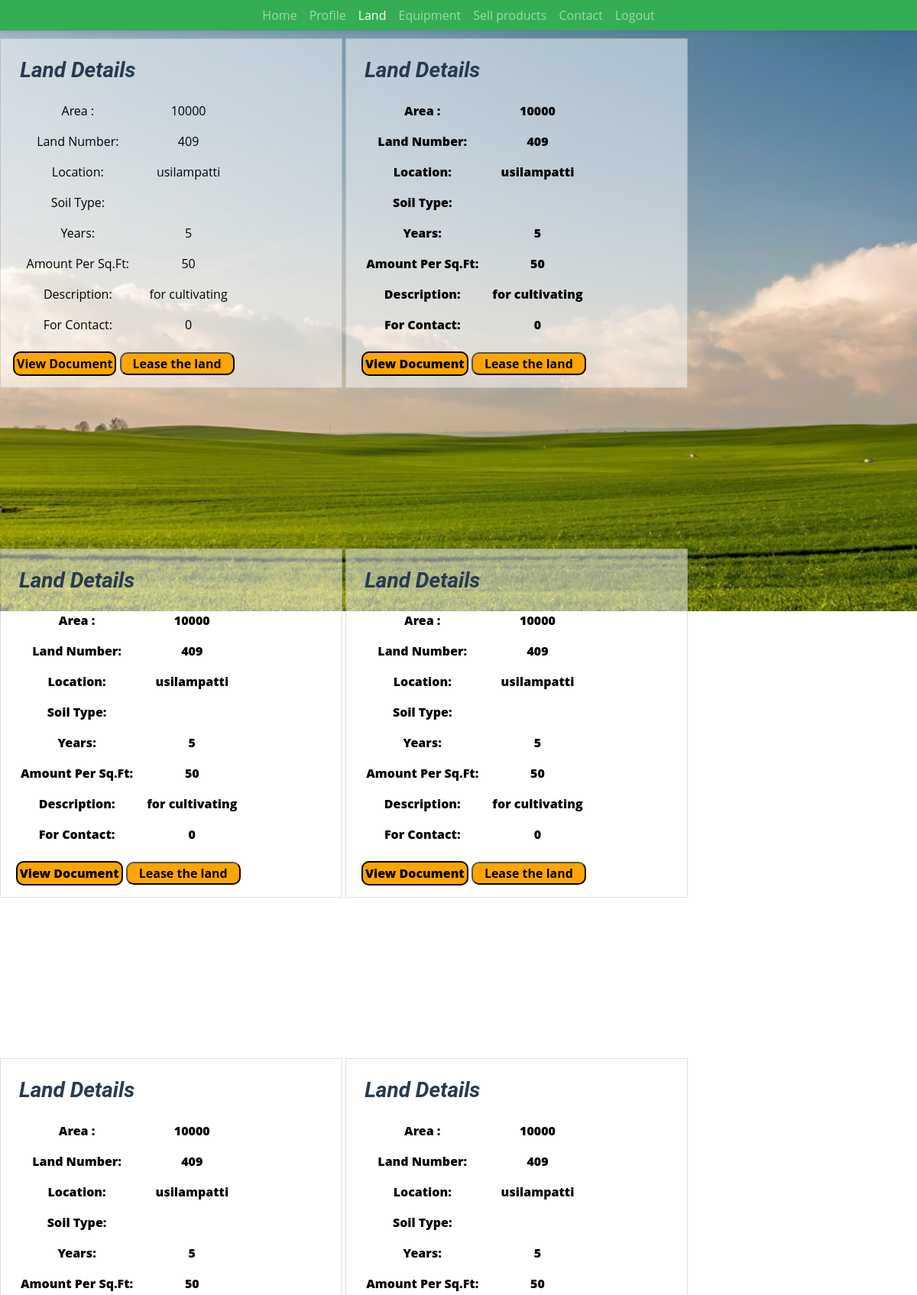
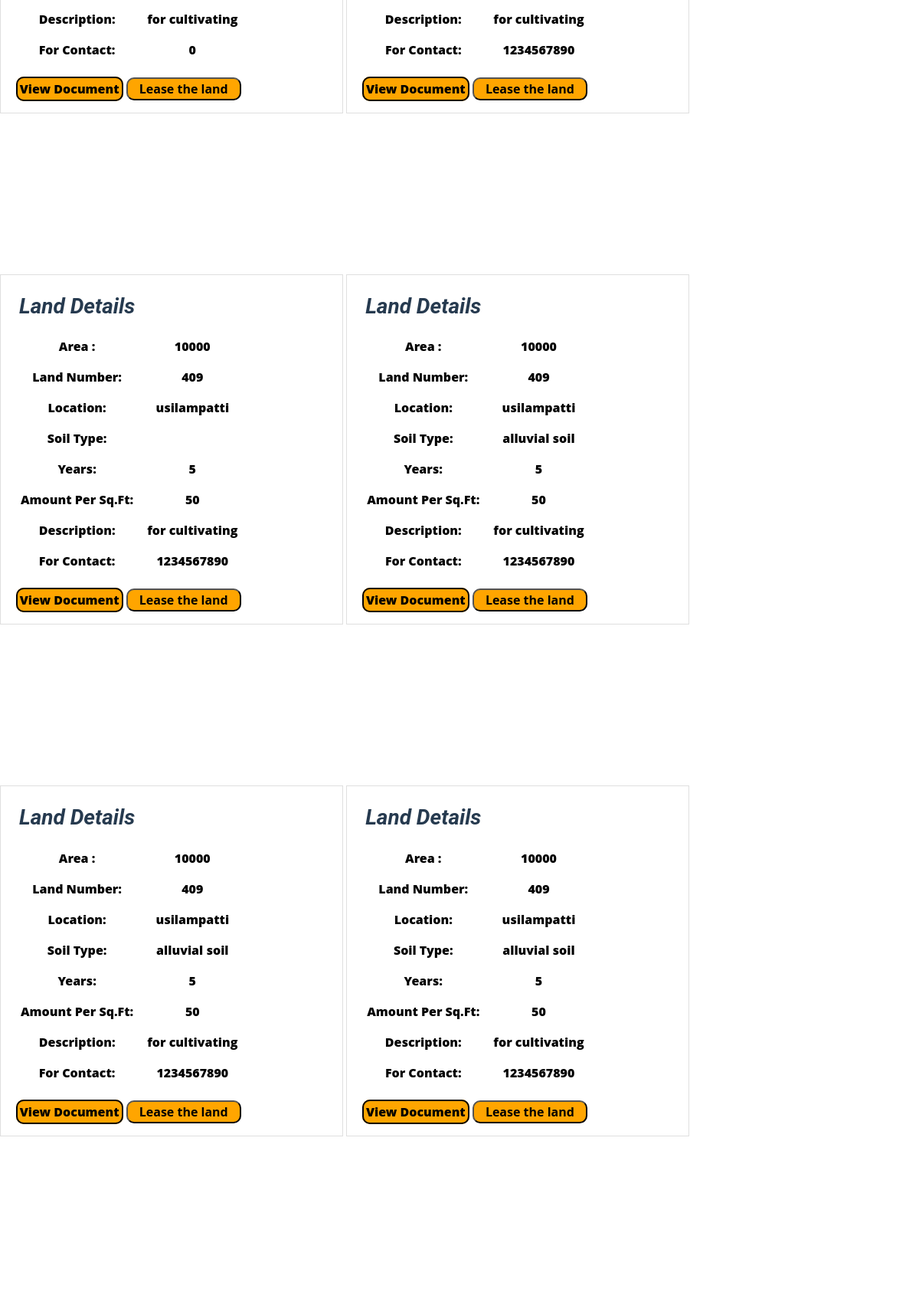
The app's page /farmerland.php (upper part) with its own data (2 pictures, top to bottom).
### tables this page shows
CREATE TABLE `productsfarmer` (
  `plot_id` int(100) NOT NULL,
  `area` varchar(30) NOT NULL,
  `plotnumber` int(100) NOT NULL,
  `Location` varchar(100) NOT NULL,
  `Soiltype` varchar(50) NOT NULL,
  `Amount` int(5) NOT NULL,
  `years` float NOT NULL,
  `description` varchar(250) NOT NULL,
  `document` varchar(100) NOT NULL,
  `user_id` int(100) NOT NULL,
  `Mobile` int(10) NOT NULL
);

### farmerland.php (the view, shortened to what this page needs)
<?php
   include './includes/dbconfig.php';
   ?>
<!DOCTYPE html>
<html lang="en">
<head>
    <link href="css/bootstrap.min.css" rel="stylesheet">
    <link href="css/design.css" rel="stylesheet">
</head>
<body style="background-image: url('./images/agriland.jpg');">
<nav class="navbar navbar-expand-lg bg-primary navbar-dark shadow-sm py-3 py-lg-0 px-3 px-lg-5" id="home">
      <div class="collapse navbar-collapse" id="navbarCollapse">
          <div class="navbar-nav mx-auto py-0">
              <a href="farmer.php" class="nav-item nav-link ">Home</a>
              <a href="" class="nav-item nav-link ">Profile</a>
              <a href="farmerland.php" class="nav-item nav-link active">Land</a>
              <a href="farmerequipment.php" class="nav-item nav-link ">Equipment</a>
              <a href="cultiproduct.php" class="nav-item nav-link ">Sell products</a>
              <a href="farmercontact.php" class="nav-item nav-link ">Contact</a>
              <a href="login.php" class="nav-item nav-link ">Logout</a>
          </div>
      </div>
  </nav>
    <div class="products">
        <div class="box-container">
            <form action="" method="post">
            <?php
                   $select = mysqli_query($conn, "select * from productsfarmer");
                   if (mysqli_num_rows($select) > 0) {
                       while ($row = mysqli_fetch_array($select)) {
                   ?>
                        <div class="card opacity-100 " style="width: 28rem; margin-top: 10px; margin-bottom: 200px; display:inline-block;    background-color:rgba(255, 255, 255, 0.5);">
                            <div class="card-body text-center" style="display:inline-block">
                                <table class="table  table-hover table-borderless" style="color:black;">
                                    <tr>
                                        <th>
                                            <h3><i>Land Details</i></h3>
                                        </th>
                                    </tr>
                                    <tr>
                                        <td>
                                            <div>Area :
                                        </td>
                                        <td><?php echo $row['area'] ?>
                            </div>
                            <tr>
                                <td>
                                    <div>Land Number:
                                </td>
                                <td><?php echo $row['plotnumber'] ?>
                        </div>
                        <tr>
                            <td>
                                <div>Location:
                            </td>
                            <td><?php echo $row['Location'] ?>
        </div>
        </td>
        </tr>
        <tr>
            <td>
                <div>Soil Type:
            </td>
            <td><?php echo $row['Soiltype'] ?>
    </div>
    </td>
    </tr>
    <tr>
        <td>
            <div>Years:
        </td>
        <td><?php echo $row['years'] ?>
        </td>
    </tr>
    <tr>
        <td>
            <div>Amount Per Sq.Ft:
        </td>
        <td><?php echo $row['Amount'] ?>
        </td>
    </tr>
    <tr>
        <td>
            <div>Description:
        </td>
        <td><?php echo $row['description'] ?></div>
        </td>
    </tr>
    <tr>
        <td>
            <div>For Contact:
        </td>
        <td><?php echo $row['Mobile'] ?></div>
        </td>
    </tr>
    <a href="uploadedfile/<?php echo $row['document']; ?>" style="width: 100px; color:black; padding:3px; background-color:orange; border-radius: 10px; border:2px solid black;"><b>View Document<b></a>
    <button type="submit"  style="width: 150px; background-color:orange; border-radius: 10px;"><b>Lease the land</b></button>
<?php }
                   } ?>
</body>
</html>

### css/design.css (style rules this page uses)
:root { --primary: #0d0e0d; --secondary: #FF9933; --light: #F6FFF2; --dark: #263A4F; }

### farmerland.php (style rules this page uses)
body { background-image: url('./images/agriland.jpg'); background-size: cover; background-position: center; background-repeat: no-repeat; height: 100vh; margin: 0; }

### records on screen
productsfarmer: area "10000", plotnumber "409", Location "usilampatti", years "5", Amount "50", description "for cultivating", Mobile "0"
productsfarmer: area "10000", plotnumber "409", Location "usilampatti", years "5", Amount "50", description "for cultivating", Mobile "0"
productsfarmer: area "10000", plotnumber "409", Location "usilampatti", years "5", Amount "50", description "for cultivating", Mobile "0"
productsfarmer: area "10000", plotnumber "409", Location "usilampatti", years "5", Amount "50", description "for cultivating", Mobile "0"
productsfarmer: area "10000", plotnumber "409", Location "usilampatti", years "5", Amount "50", description "for cultivating", Mobile "0"
productsfarmer: area "10000", plotnumber "409", Location "usilampatti", years "5", Amount "50", description "for cultivating", Mobile "1234567890"
productsfarmer: area "10000", plotnumber "409", Location "usilampatti", years "5", Amount "50", description "for cultivating", Mobile "1234567890"
productsfarmer: area "10000", plotnumber "409", Location "usilampatti", Soiltype "alluvial soil", years "5", Amount "50", description "for cultivating", Mobile "1234567890"
productsfarmer: area "10000", plotnumber "409", Location "usilampatti", Soiltype "alluvial soil", years "5", Amount "50", description "for cultivating", Mobile "1234567890"
productsfarmer: area "10000", plotnumber "409", Location "usilampatti", Soiltype "alluvial soil", years "5", Amount "50", description "for cultivating", Mobile "1234567890"
